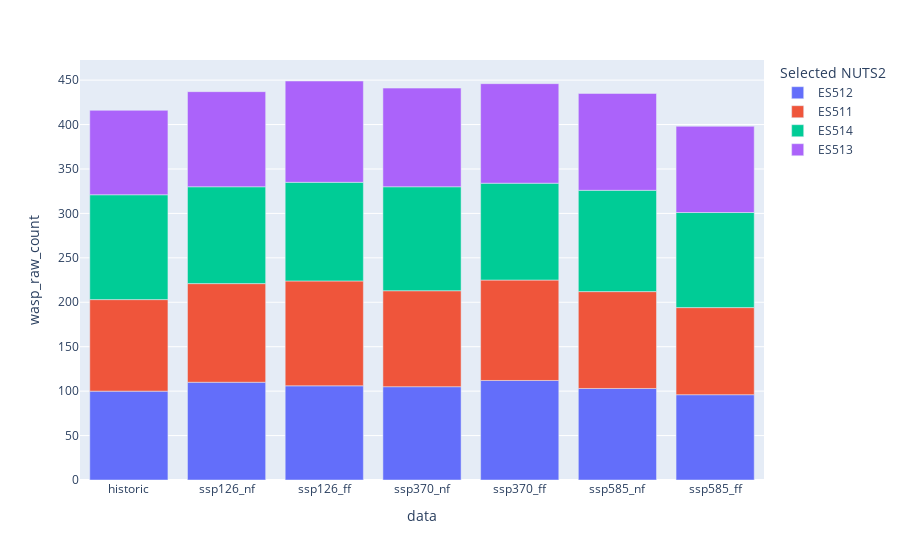

Here is the notebook cell this chart was saved with:
### Code cell
print('\n')
print('Histogram of WASP index at NUTS3 level for all units in a given country. Selected NUTS2 (focal area) is colored blue:')

fig2 = px.bar(df_[df_['NUTS2'] == "ES51"][["NUTS_ID", 'data', 'wasp_raw_count']],\
                     y='wasp_raw_count',\
                     x='data',\
                     color='NUTS_ID')
                    
fig2.update_layout(
legend = dict(title = "Selected NUTS2"),
height = 500)

fig2.show()

print('\n')

### Figure 1 — Plotly figure (JSON) as saved in the notebook; plotly's stock layout.template omitted (floating-point values rounded to 4 significant figures)
{"data": [{"alignmentgroup": "True", "hovertemplate": "NUTS_ID=ES512<br>data=%{x}<br>wasp_raw_count=%{y}<extra></extra>", "legendgroup": "ES512", "marker": {"color": "#636efa", "pattern": {"shape": ""}}, "name": "ES512", "offsetgroup": "ES512", "orientation": "v", "showlegend": true, "textposition": "auto", "type": "bar", "x": ["historic", "ssp126_nf", "ssp126_ff", "ssp370_nf", "ssp370_ff", "ssp585_nf", "ssp585_ff"], "xaxis": "x", "y": [100, 110, 106, 105, 112, 103, 96], "yaxis": "y"}, {"alignmentgroup": "True", "hovertemplate": "NUTS_ID=ES511<br>data=%{x}<br>wasp_raw_count=%{y}<extra></extra>", "legendgroup": "ES511", "marker": {"color": "#EF553B", "pattern": {"shape": ""}}, "name": "ES511", "offsetgroup": "ES511", "orientation": "v", "showlegend": true, "textposition": "auto", "type": "bar", "x": ["historic", "ssp126_nf", "ssp126_ff", "ssp370_nf", "ssp370_ff", "ssp585_nf", "ssp585_ff"], "xaxis": "x", "y": [103, 111, 118, 108, 113, 109, 98], "yaxis": "y"}, {"alignmentgroup": "True", "hovertemplate": "NUTS_ID=ES514<br>data=%{x}<br>wasp_raw_count=%{y}<extra></extra>", "legendgroup": "ES514", "marker": {"color": "#00cc96", "pattern": {"shape": ""}}, "name": "ES514", "offsetgroup": "ES514", "orientation": "v", "showlegend": true, "textposition": "auto", "type": "bar", "x": ["historic", "ssp126_nf", "ssp126_ff", "ssp370_nf", "ssp370_ff", "ssp585_nf", "ssp585_ff"], "xaxis": "x", "y": [118, 109, 111, 117, 109, 114, 107], "yaxis": "y"}, {"alignmentgroup": "True", "hovertemplate": "NUTS_ID=ES513<br>data=%{x}<br>wasp_raw_count=%{y}<extra></extra>", "legendgroup": "ES513", "marker": {"color": "#ab63fa", "pattern": {"shape": ""}}, "name": "ES513", "offsetgroup": "ES513", "orientation": "v", "showlegend": true, "textposition": "auto", "type": "bar", "x": ["historic", "ssp126_nf", "ssp126_ff", "ssp370_nf", "ssp370_ff", "ssp585_nf", "ssp585_ff"], "xaxis": "x", "y": [95, 107, 114, 111, 112, 109, 97], "yaxis": "y"}], "layout": {"autosize": true, "barmode": "relative", "legend": {"title": {"text": "Selected NUTS2"}, "tracegroupgap": 0}, "margin": {"t": 60}, "xaxis": {"anchor": "y", "autorange": true, "domain": [0, 1], "range": [-0.5, 6.5], "title": {"text": "data"}, "type": "category"}, "yaxis": {"anchor": "x", "autorange": true, "domain": [0, 1], "range": [0, 472.6], "title": {"text": "wasp_raw_count"}, "type": "linear"}}}
